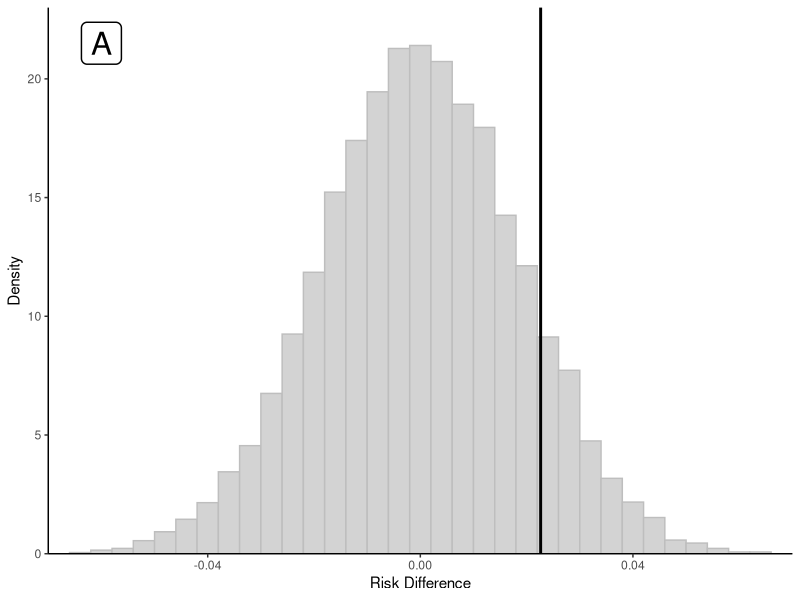
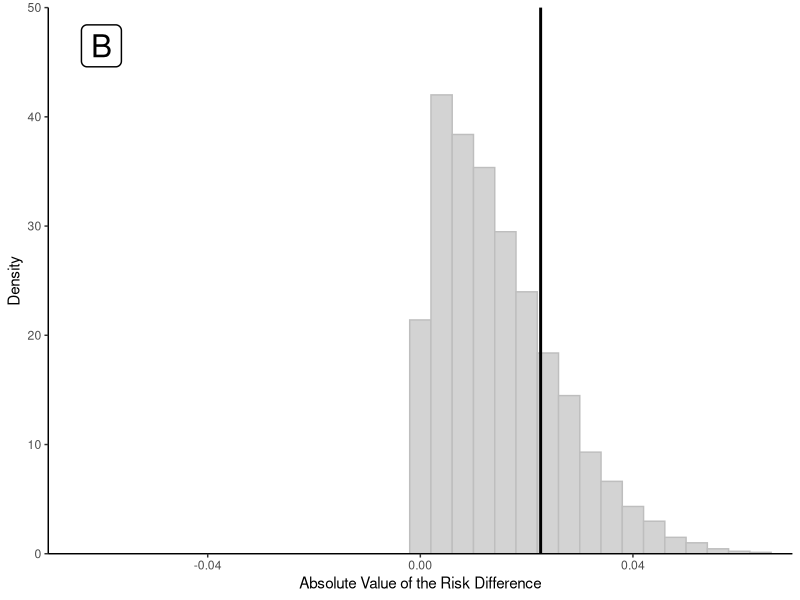

Reproduce these figures in R, in order.

#######################################################################################################
#
# Purpose: To show how simulation can be used to demonstrate the definition of a p-value
#
# Author: Jacqueline E. Rudolph
#
# Required packages: ggplot2
#
# Last Updated: 09 Jun 2020
#
#######################################################################################################

##Load in necessary packages

packages <- c("ggplot2")
for (package in packages) {
  library(package, character.only=T)
}


##Set up the simulation

reps <- 10000       #Number of permutations
n <- 1000           #Number of individuals in each sample

set.seed(123)
rd <- rep(NA,reps)  #Vector to hold risk difference results

  #Simulate randomized treatment, with P(R=1)=0.5
  r <- rbinom(n, 1, 0.5)

  #Simulate binary outcome affected by treatment
  #P(Y=1)=0.1 and the OR for R is exp(0.75)=2.12
  y <- rbinom(n, 1, 1/(1 + exp(-(-log(1/0.1 - 1) - 0.75*(0.5) + 0.75*r))))

  #Estimate the RD for R and its p-value
  res <- glm(y ~ r, family=gaussian(link="identity"))
  rd_est <- summary(res)$coefficients[2]
  rd_pvalue <- summary(res)$coefficients[8]

  #Estimate the distribution of RDs under the null hypothesis that RD=0 
    #Randomly assign a new exposure to each individual, still with P(R'=1)=0.5
    #For this new exposure, estimate the RD on the original outcome
  for (i in 1:reps){
    #Draw new randomized exposure
    r_new <- rbinom(n, 1, 0.5)

    #Using new exposure and original outcome, estimate the RD and save its value in the rd vector
    rd[i] <- summary(glm(y ~ r_new, family=gaussian(link="identity")))$coefficients[2]
  }
  
  #Calculate the one-sided  p-value, by taking the proportion of reps
  #that had a RD greater than the RD from the original sample
  prop1 <- sum(rd > rd_est)/reps
  
  #Calculate the two-sided p-value, by taking the proportion of reps
  #that had a RD more extreme than the RD from the original sample
    #In other words, the absolute value of the RD was greater than the original RD
  prop2 <- sum(abs(rd) > rd_est)/reps
  
  
##Visualize the results

thm <- theme_classic() +
  theme(
    legend.position = "bottom",
    legend.background = element_rect(fill = "transparent", colour = NA),
    legend.key = element_rect(fill = "transparent", colour = NA)
  )

    #One-sided p-value
    ggplot() +
      geom_histogram(aes(rd, stat(density)), bins=36, color="gray", fill="lightgray") +
      geom_vline(xintercept=rd_est, color="black", size=1) +
      geom_label(aes(x=-0.06, y=21.5, label="A"), size=8, label.size=0.5) +
      xlab("Risk Difference") + scale_x_continuous(expand=c(0, 0), limits=c(-0.07, 0.07)) +  
      ylab("Density") + scale_y_continuous(expand=c(0, 0), limits=c(0, 23)) + thm
    dev.off()

    #Two-sided p-value
    ggplot() +
      geom_histogram(aes(abs(rd), stat(density)), bins=36, color="gray", fill="lightgray") +
      geom_vline(xintercept=rd_est, color="black", size=1) +
      geom_label(aes(x=-0.06, y=46.5, label="B"), size=8, label.size=0.5) +
      xlab("Absolute Value of the Risk Difference") + scale_x_continuous(expand=c(0, 0), limits=c(-0.07, 0.07)) + 
      ylab("Density") + scale_y_continuous(expand=c(0, 0), limits=c(0, 50)) + thm
    dev.off()

